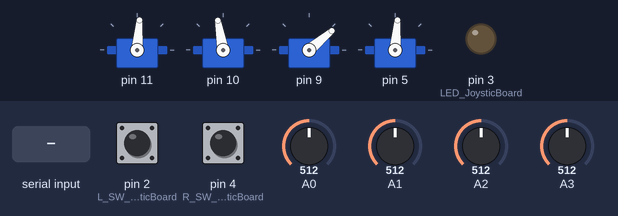
A sketch run on a simulated Arduino Uno, built with avr-gcc and run on an emulated ATmega328P. Parts: 4 × servo, output pins drawn as LEDs (lit = HIGH). The inputs (shaded band) are chosen by the test bench; at power-on: pin 2 (L_SW_JoysticBoard) HIGH, pin 4 (R_SW_JoysticBoard) HIGH, A0 = 512, A1 = 512, A2 = 512, A3 = 512. What the sketch prints to the serial monitor is not drawn.

Above: at 1.2 s.
1.3 s: "A" received over the second serial link
At 1.6 s:
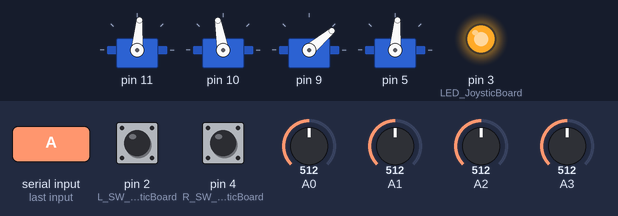
4.3 s: "L" received over the second serial link
At 4.34 s:
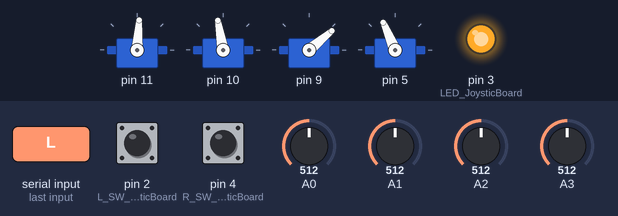
7.3 s: "B" received over the second serial link
At 10.11 s:
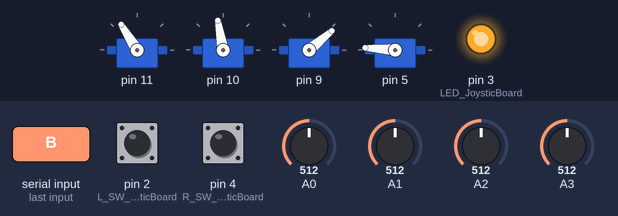
10.3 s: "R" received over the second serial link
At 11.2 s:
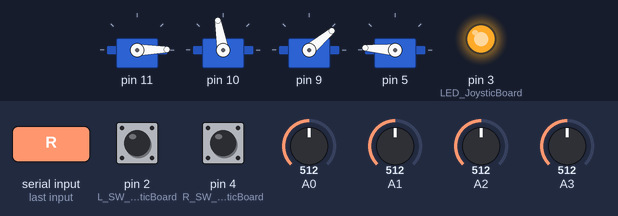
12.1 s: "U" received over the second serial link
At 13.5 s:
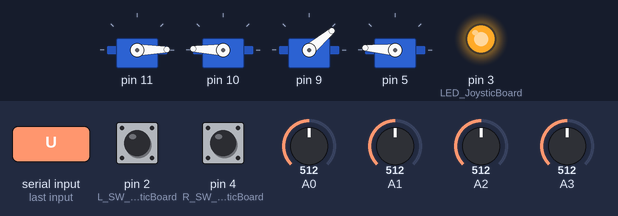
13.8 s: "D" received over the second serial link
At 14.6 s:
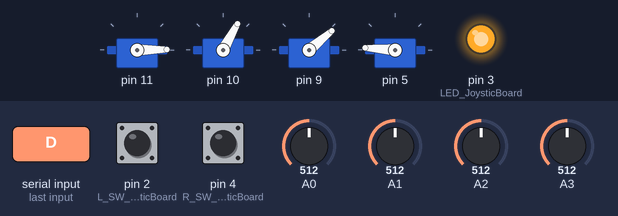
Timing chart, 0 to 16.6 s (numbered marks = the images above; inputs shaded):
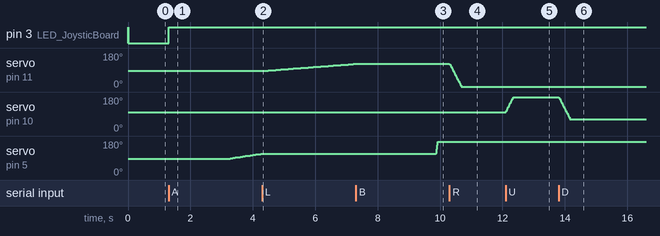

The sketch:

Servo.ino
```cpp
//這個UNO 雙搖桿 及藍牙操作 程式 ， 由 維貿企業社 設計
//除了我們的買家 自我學習使用外，請勿複製分享給他人
//手控操作與藍牙APP    可同時操作， 不用切換
#include <Servo.h>
#include  <SoftwareSerial.h>
#include <Wire.h>//引用二個函式庫SoftwareSerial及Wire
const int ServoNumber = 4;    // 總共4顆伺服馬達
const int joystickGAP = 100;  // 搖桿中間值會左右漂移的間隙，搖桿讀取值 大於100才開始驅動馬達
const int servoSTOP_IdleTimes = 100;  // 搖桿未使用狀態計數器 達100次迴圈後 將馬達斷線
const int LED_JoysticBoard = 3;   // UNO搖桿板內建的LED紅光 接在 pin 3 腳位，可作為 狀態燈號
const int L_SW_JoysticBoard = 2;  //這是 Arduino內建的上拉電阻 的腳位  D2，D4  ，就不用拉電阻線路到+5V腳位
const int R_SW_JoysticBoard = 4;  //UNO搖桿板的Switch腳位： 內建線路 左搖桿按鍵= D2 ；  右搖桿按鍵=D4
int idleCounter[ServoNumber];       // 計數器：分別記錄4個馬達沒有動作 迴圈次數計數器
int motor_speed = 10; //  伺服馬達 移動的速度  （20= 正常，  小於5 就太快了）
char BTdata = '9'; //藍牙 接收到的資料 存放的字元變數 '9'=開機後進入待機狀態

SoftwareSerial BTSerial(12, 13); // 因為UNO雙搖桿板 已經設定通訊GPIO  RX = 12 / TX =13 ，Serial(RX,TX)
Servo myservo[ServoNumber];          // 宣告 操控 4台Servo motor

//// UNOR3雙搖桿控制板的腳位 說明
//**搖桿扳動方向 讀取的數據 X軸 往左邊=0  中間=512  往右邊=1023 *************//
//                          Y軸 往上邊=0  中間=512  往下邊=1023 ***********
// 搖桿的 UNO腳位 ：  左桿 X軸= A0 ，Y軸=A1  / 右桿 X軸= A3， Y軸=A2
//  pinMode(2,INPUT_PULLUP);  //Arduino  內建有上拉電阻的 UNO腳位  D2，D4
//  pinMode(4,INPUT_PULLUP);  //所以搖桿的Switch UNO腳位就是  左搖桿= D2 /  右搖桿=D4
// 搖桿板的LED燈： 接   UNO  D3 腳位

//伺服馬達初始角度 = {底座,上下,伸長,夾子} base/left/right meArm
int initialAngle[ServoNumber] = { 85 , 100 , 40 , 85};

// 機械手臂 搖桿及伺服馬達的初始設定, 一行 設定一顆馬達的參數
// 參數依序為 : joystickPin, servoPin, min, max, initialAngle
//  joystickPin : 分別指定 搖桿X,Y軸 連接Arduino UNO的analog腳位(用 0~3 代表 A0~A3)
//  servoPin : 分別指定 伺服馬達(橙/黃/棕 杜邦線)接在 UNO板的腳位
//  min : 伺服馬達最小的角度
//  max : 伺服馬達最大的角度
int servoConfig[ServoNumber][4] = {
  // joystickPin,servoPin, min,  max
  { 0,      11,     0,   179 }, //A0 = L.X ,  Buttom  旋轉底座
  { 1,      10,    60,   179 }, //A1 = L.Y ,  Left  讓爪子夾座 上升或下降
  { 2,       9,    10,   130 }, //A2 = R.Y ,  Right 讓爪子夾座  伸長 或 縮回
  { 3,       5,    55,   179 }, //A3 = R.X ,  Front (claw) 讓夾子 加緊 或 放開
};

// 初始化的程序 setup()，也就是 開機後 只有執行  一次，不再迴圈重複執行
void setup()
{
  Serial.begin(9600);   //開啟 序列埠 視窗 輸出  程式偵錯用的，可以設定要 觀察程式的參數
  BTSerial.begin(9600); // 開啟 藍牙功能
  pinMode(LED_JoysticBoard, OUTPUT);          // 設定顯示狀態用的 LED 接腳 Pin3
  digitalWrite(LED_JoysticBoard, HIGH);         // 點亮UNO搖桿板上的 紅色LED
  pinMode(L_SW_JoysticBoard, INPUT_PULLUP); //D2  //這是Arduino內建上拉電阻的腳位D2，D4  ，宣告：INPUT_PULLUP  很重要******
  pinMode(R_SW_JoysticBoard, INPUT_PULLUP); //D4  //UNO搖桿板的Switch腳位：左搖桿按鍵= D2；右搖桿按鍵=D4，就不用拉電阻線路到+5V腳位
}   //end setup

// 主程式 （迴圈重覆執行程序）
void loop()
{
  int chk, i, j;
  if (BTSerial.available())   //藍牙讀取資料
  {
    BTdata = BTSerial.read();
    //Serial.print("讀取手機的藍牙指令:   ");
    //Serial.println(BTdata);
  }
  if (BTdata != '0' )
  {
    digitalWrite(LED_JoysticBoard, HIGH);
  }
  else
  {
    digitalWrite(LED_JoysticBoard, LOW);
  }

  // 控制馬達斷電的計數器 每次迴圈計一次 分馬達編號依序 累計儲存， 超過設定servoSTOP_IdleTimes 100次後,切斷 該馬達的連線
  //因為  SG90伺服馬達 長時間開機 UNO的 Analog GPIO輸出電壓值 很不穩定，會讓馬達訊號誤判 馬達就無故 “抖動”
  // 所以  沒有用的的馬達  ，一定時間 就讓 該顆馬達 斷開GPIO的連線，也就是停掉 GPIO的訊號
  for (int k = 0; k < 4; k++)
  {
    idleCounter[k]++;      // 將關閉馬達電源的計數器 加 1
    if (idleCounter[k] > servoSTOP_IdleTimes) // 計數器 超過設定servoSTOP_IdleTimes 100次後,切斷 該馬達的連線
    {
      idleCounter[k] = 0;     // 計數器歸零
      myservo[k].detach();    // 切斷馬達的連線
      Serial.print(k);
      Serial.println("號舵機 已經關閉");
    }
  } //ending of  for k=0

  // 搖桿的 UNO腳位 ：  A0=左桿 X軸=藍牙L/R ，A1=Y軸=藍牙U/D
  //                    A3=右桿 X軸=藍牙1/2， A2=Y軸=藍牙3/4
  //**搖桿扳動方向 讀取的數據 X軸 往左邊=0  中間=512  往右邊=1023 *************//
  //                          Y軸 往上邊=0  中間=512  往下邊=1023 ***********

  switch (BTdata)
  {
    case 'L': i = 0; j = 1 ; break;
    case 'R': i = 0; j = -1; break;
    case 'U': i = 1; j = 1 ; break;
    case 'D': i = 1; j = -1 ; break;
    case '1': i = 3; j = 1 ; break;
    case '2': i = 3; j = -1 ; break;
    case '3': i = 2; j = -1 ; break;
    case '4': i = 2; j = 1 ; break;
    case 'A': i = 3; j = 2 ; break;   //進入 UNO搖桿板 的雙搖桿操控  記憶模式
    case 'B': i = 3; j = 3; break;   //結束 執行記憶模式 並存儲資料
    case '0': i = 9; break; // 手機藍牙APP 沒有操作按鍵時， 讓BTdata='0' ：進入手控模式 用搖桿板的雙搖桿操控
    //手機藍牙APP 開啟後 當操作按鍵時， 讓BTdata  改變：立即介入 轉為藍牙操控
    default: i = 9 ; move_motor(9);  BTdata = '0'; //開機後 馬達轉動到初始角度，然後進入手動或藍牙操控模式
  }

  if (i == 9)
  {
    Joystic();  //進入手控 UNO搖桿板雙搖桿操控模式
  }
  else
  {
    BT(i, j); //進入 藍牙操作副程式
  }

}    // end  of  loop() **********

//////// 開機後 讓機械手臂4個伺服馬達轉動到指定的角度//////
void move_motor(int v) {
  int outputPin, angleMin, angleMax, angleInit;
  int servo_angle[ServoNumber];
  Serial.print("V: "); Serial.print(v);
  //讀取角度參數  然後驅動馬達轉動到指定的角度
  for (int i = 0; i < ServoNumber; i++)
  {
    outputPin = servoConfig[i][1]; // 循序取得4個馬達 連接到Arduino Analog GPIO的接腳號碼
    myservo[i].attach(outputPin);  // 將 對應號碼 的馬達 連線 到指定 GPIO 控制腳
    switch (v)
    {
      case 9:
        angleInit = initialAngle[i]; //開機後的 讓4個伺服馬達 轉動到指定的 起始位置
        break;
      case 8:
        angleInit =  servo_angle[i];  // 由設定取得角度數據，作為驅動馬達角度的參數
        break;  //  準備給 執行記憶的動作
    }
    myservo[i].write(angleInit);

    idleCounter[i] = 0;     // 將搖桿未使用記數器歸零 ，這個數值到100 就切斷 馬達的電力
  }  // end for

}  // ending  of initialmotor() 副程式 結束


//////////////藍牙控制 副程式 /////////////////////////
void BT(int i, int j) {
  if ( j == 2 && motor_speed < 80)   {
    motor_speed++ ;
    Serial.print("速度  變慢了 參數=") ;  Serial.print(motor_speed); return;
  } // 調慢
  if ( j == 3 && motor_speed > 3)    {
    motor_speed--;
    Serial.print("速度  變快 快   參數=");  Serial.println(motor_speed); return;
  } // 調快

  int inputValue, currentAngle, joyStickOffset, angleOffset;
  int inputPin, outputPin, angleMin, angleMax, temp;

  currentAngle = myservo[i].read();   // 取得馬達目前的角度(0-90度）

  // 搖桿的 UNO腳位 ：  左桿 X軸= A0 ，Y軸=A1  / 右桿 X軸= A3， Y軸=A2
  inputPin   = servoConfig[i][0];  // 由設定取得搖桿輸入給 Arduino 的接腳參數
  outputPin  = servoConfig[i][1]; // 由設定取得馬達在 Arduino 的接腳參數
  angleMin   = servoConfig[i][2]; // 由設定取得馬達最小角度的參數
  angleMax   = servoConfig[i][3]; // 由設定取得馬達最大角度的參數

  currentAngle += j;   //命令馬達 轉動的角度

  // 如果命令馬達轉動角度 在最小角度參數 和 最大角度參數之間，不符合=馬達不執行馬達驅動改變角度的程序
  if (currentAngle > angleMin && currentAngle < angleMax)
  {
    idleCounter[i] = 0;  //將目前轉動的馬達 關閉電的計數器歸零
    if (!myservo[i].attached())   // 如果馬達未連線, 先行連線
    {
      myservo[i].attach(outputPin);
    }

    if (myservo[i].attached()) // 如果馬達已連線, 將再 轉動 1度 ，因為 j= 1度 )
    {
      myservo[i].write(currentAngle);     // 驅動 對應的 馬達 轉動角度
    }
  }
  delay(motor_speed);        // 暫停多少MS 再進入迴圈（延長迴圈的時間） = 角度移動的速度
} // ending  of  BT()


///////// UNO搖桿板的  雙搖桿操控//////
void Joystic() {
  int inputValue, currentAngle, joyStickOffset, angleOffset;
  int inputPin, outputPin, angleMin, angleMax, temp;
  for (int i = 0; i < ServoNumber; i++) {
    inputPin   = servoConfig[i][0];  // 由設定取得搖桿輸入給 Arduino 的接腳參數
    outputPin  = servoConfig[i][1]; // 由設定取得馬達在 Arduino 的接腳參數
    angleMin   = servoConfig[i][2]; // 由設定取得馬達最小角度的參數
    angleMax   = servoConfig[i][3]; // 由設定取得馬達最大角度的參數
    currentAngle = myservo[i].read();   // 取得馬達目前的角度(0-90度）
    // Serial.print(i); Serial.print("號舵機: "); Serial.print("  現在角度為  "); Serial.println(currentAngle);
    inputValue = analogRead(inputPin);  // 讀取搖桿的數值(0~1023)
    joyStickOffset = inputValue - 512;  // 計算 剛讀取的搖桿數據 和 搖桿未使用時的 中間值512 (1023/2=512) 的差動有多少, 用以判斷是否要 驅動馬達旋轉改變角度

    //  搖桿老化後 中間值 會稍微 左右跳動，所以設立  老化產生的間隙值  joystickGAP = 100;
    // 搖桿讀取值  距離中心點 100以上 才開始驅動馬達轉動
    // 搖桿的數值(0~1023) 中間值是512
    if (abs(joyStickOffset) > joystickGAP)
    {
      // 如果搖桿讀取值 往比 512 大的方向扳動就讓馬達角度減少, 反之則增加
      //  也就是 判斷你 扳動搖桿是先右邊  還是向左邊
      if (joyStickOffset > 0)
      {
        angleOffset = -1;
      }
      else
      {
        angleOffset = 1;
      }
      currentAngle += angleOffset;    // 計算新的馬達角度，也就是 程式執行迴圈 一次 ，讓馬達 旋轉1度

      // 如果命令馬達轉動角度 在最小角度參數 和 最大角度參數之間，不符合=馬達不執行馬達驅動改變角度的程序
      if (currentAngle > angleMin && currentAngle < angleMax)
      {
        idleCounter[i] = 0;

        // 如果馬達未連線, 先行連線
        if (!myservo[i].attached())
        {
          myservo[i].attach(outputPin);
        }

        // 如果馬達已連線, 將角度設為新的角度
        if (myservo[i].attached())
        {
          myservo[i].write(currentAngle);     // sets the servo position according to the scaled value
          digitalWrite(3, HIGH);          // 點亮UNO搖桿板上的 紅色LED
        }
      }
    }

  }
  if ( digitalRead(L_SW_JoysticBoard ) == LOW && motor_speed < 80)   {
    motor_speed++ ;
    Serial.print("速度  變慢了 參數=") ;  Serial.print(motor_speed);
  } // 調慢
  if ( digitalRead(R_SW_JoysticBoard ) == LOW && motor_speed > 3)    {
    motor_speed--;
    Serial.print("速度  變快 快   參數=");  Serial.println(motor_speed);
  } // 調快
  delay(motor_speed);        // 速度=暫停多少 MS 後繼續
}
```

Measured:
- after the input at 1.3 s, pin 3 (LED_JoysticBoard): LOW → HIGH at once; servo on pin 5: moves from 85° to 113° over 1.1 s, starting after 1.9 s
- after the input at 4.3 s, servo on pin 11: moves from 85° to 122° over 2.9 s, starting at once; servo on pin 5: stays 113° (without the input it goes to 115° after 0.04 s)
- after the input at 7.3 s, servo on pin 11: stays 122° (without the input it goes to 123° after 0.00 s); servo on pin 5: 113° → 176° after 2.6 s
- after the input at 10.3 s, servo on pin 11: moves from 122° to 1° over 0.37 s, starting at once
- after the input at 12.1 s, servo on pin 10: moves from 100° to 178° over 0.24 s, starting at once
- after the input at 13.8 s, servo on pin 10: moves from 178° to 61° over 0.36 s, starting at once
